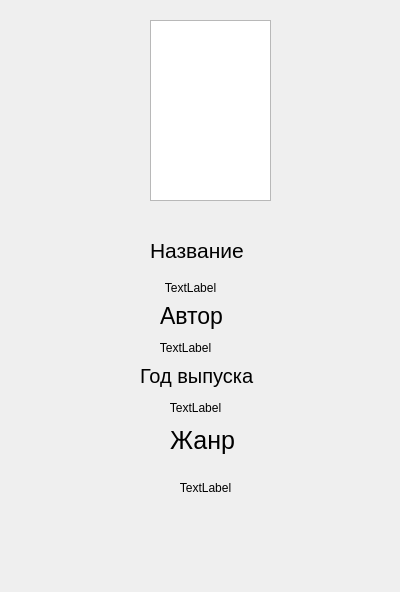
<?xml version="1.0" encoding="UTF-8"?>
<ui version="4.0">
 <class>Form</class>
 <widget class="QWidget" name="Form">
  <property name="geometry">
   <rect>
    <x>0</x>
    <y>0</y>
    <width>400</width>
    <height>592</height>
   </rect>
  </property>
  <property name="windowTitle">
   <string>Form</string>
  </property>
  <widget class="QTextEdit" name="textEdit">
   <property name="geometry">
    <rect>
     <x>150</x>
     <y>20</y>
     <width>121</width>
     <height>181</height>
    </rect>
   </property>
  </widget>
  <widget class="QLabel" name="label">
   <property name="geometry">
    <rect>
     <x>150</x>
     <y>230</y>
     <width>101</width>
     <height>41</height>
    </rect>
   </property>
   <property name="font">
    <font>
     <pointsize>16</pointsize>
    </font>
   </property>
   <property name="text">
    <string>Название</string>
   </property>
  </widget>
  <widget class="QLabel" name="label_2">
   <property name="geometry">
    <rect>
     <x>50</x>
     <y>280</y>
     <width>281</width>
     <height>16</height>
    </rect>
   </property>
   <property name="text">
    <string>TextLabel</string>
   </property>
   <property name="alignment">
    <set>Qt::AlignCenter</set>
   </property>
  </widget>
  <widget class="QLabel" name="label_3">
   <property name="geometry">
    <rect>
     <x>160</x>
     <y>300</y>
     <width>121</width>
     <height>31</height>
    </rect>
   </property>
   <property name="font">
    <font>
     <pointsize>17</pointsize>
    </font>
   </property>
   <property name="text">
    <string>Автор</string>
   </property>
  </widget>
  <widget class="QLabel" name="label_4">
   <property name="geometry">
    <rect>
     <x>10</x>
     <y>340</y>
     <width>351</width>
     <height>16</height>
    </rect>
   </property>
   <property name="text">
    <string>TextLabel</string>
   </property>
   <property name="alignment">
    <set>Qt::AlignCenter</set>
   </property>
  </widget>
  <widget class="QLabel" name="label_5">
   <property name="geometry">
    <rect>
     <x>140</x>
     <y>360</y>
     <width>121</width>
     <height>31</height>
    </rect>
   </property>
   <property name="font">
    <font>
     <pointsize>15</pointsize>
    </font>
   </property>
   <property name="text">
    <string>Год выпуска</string>
   </property>
  </widget>
  <widget class="QLabel" name="label_6">
   <property name="geometry">
    <rect>
     <x>-20</x>
     <y>400</y>
     <width>431</width>
     <height>16</height>
    </rect>
   </property>
   <property name="text">
    <string>TextLabel</string>
   </property>
   <property name="alignment">
    <set>Qt::AlignCenter</set>
   </property>
  </widget>
  <widget class="QLabel" name="label_7">
   <property name="geometry">
    <rect>
     <x>170</x>
     <y>420</y>
     <width>121</width>
     <height>41</height>
    </rect>
   </property>
   <property name="font">
    <font>
     <pointsize>19</pointsize>
    </font>
   </property>
   <property name="text">
    <string>Жанр</string>
   </property>
  </widget>
  <widget class="QLabel" name="label_8">
   <property name="geometry">
    <rect>
     <x>-40</x>
     <y>480</y>
     <width>491</width>
     <height>16</height>
    </rect>
   </property>
   <property name="text">
    <string>TextLabel</string>
   </property>
   <property name="alignment">
    <set>Qt::AlignCenter</set>
   </property>
  </widget>
 </widget>
 <resources/>
 <connections/>
</ui>
